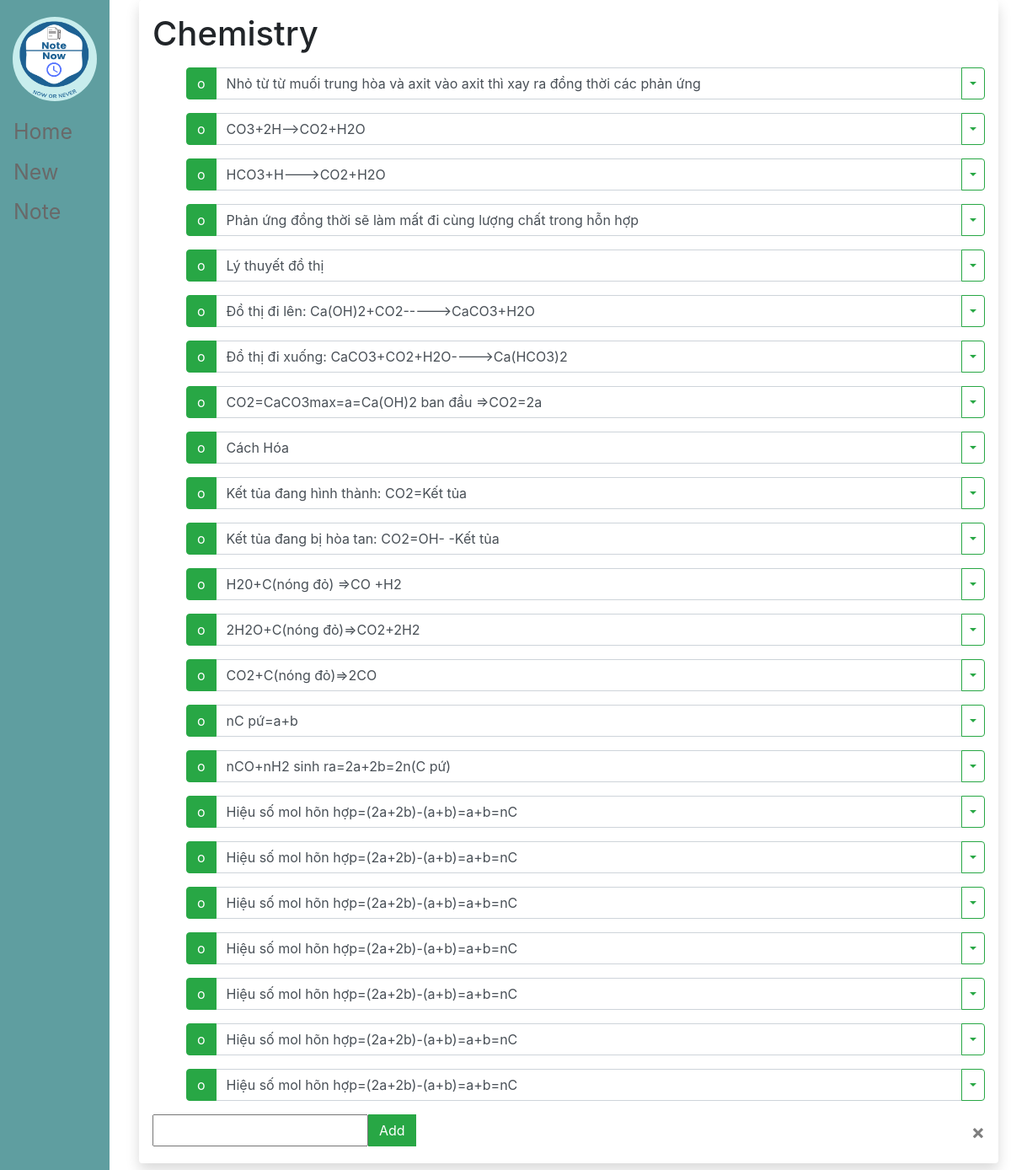
Screenshot of /9 with the database file from the repository.
### main/models.py (models this page shows, shortened)
class Note(models.Model):
    name=models.CharField(max_length=200)

class Item(models.Model):
    note=models.ForeignKey(Note,on_delete=models.CASCADE)
    text=models.CharField(max_length=300)

### main/views.py (the view, shortened to what this page needs)
# urls.py: path('<int:id>',views.index,name="index"),
def index(response,id):
    note=Note.objects.get(id=id)
    today = date.today()
    return render(response,"main/note.html",{"note":note })

### main/templates/main/note.html (shortened to what this page needs)
{% extends 'main/base.html' %}
{% block content %}
<form action="#" method="post" class="shadow p-3 mb-5 bg-gradient rounded  justify-content-between">
    <h1>{{note.name}}
    </h1>
        <ul> <p class="font-weight-light">
            {% for item in note.item_set.all %}
        <div class="input-group  mb-3 ">
            <div class="input-group-prepend">
                <button type="submit", name="update", value="update" class="btn btn-success">
                    o
                  </button>
            </div>
            <input type="text", name="o{{item.id}}", value="{{item.text}}" class="form-control">
            <div class="input-group-append">
            <button class="btn btn-light btn-outline-success dropdown-toggle dropdown-toggle-split" type="button" data-toggle="collapse" data-target="#o{{item.id}}" aria-expanded="false" aria-controls="o{{item.id}}" >
              </button>
        </div>
    </div>
            {% endfor %}</p>
        </ul>
        <div class="d-flex justify-content-between">
        <div class="input-group  mb-1 ">
        <div class="input-group-prepend">
        <input type="text", name="new">
        <button type="submit", name="newItem", value="newItem" class="btn btn-success">Add</button>
        </div>
        </div>
        <button type="submit", name="delete", value="delete" class="close" aria-label="Close">
            <span aria-hidden="true">&times;</span>
            </button>
        </div>
    </form>
{% endblock %}

### static/css/style.css (style rules this page uses)
body { font-style: normal; }

### main/templates/main/base.html (style rules this page uses)
body { font-style: normal; }

### rows the page displays
Note: name "Chemistry"
Item: text "Nhỏ từ từ muối trung hòa và axit vào axit thì xay ra đồng thời các phản ứng"
Item: text "CO3+2H-->CO2+H2O"
Item: text "HCO3+H--->CO2+H2O"
Item: text "Phản ứng đồng thời sẽ làm mất đi cùng lượng chất trong hỗn hợp"
Item: text "Lý thuyết đồ thị"
Item: text "Đồ thị đi lên: Ca(OH)2+CO2----->CaCO3+H2O"
Item: text "Đồ thị đi xuống: CaCO3+CO2+H2O---->Ca(HCO3)2"
Item: text "CO2=CaCO3max=a=Ca(OH)2 ban đầu =>CO2=2a"
Item: text "Cách Hóa"
Item: text "Kết tủa đang hình thành: CO2=Kết tủa"
Item: text "Kết tủa đang bị hòa tan: CO2=OH- -Kết tủa"
Item: text "H20+C(nóng đỏ) =>CO +H2"
Item: text "2H2O+C(nóng đỏ)=>CO2+2H2"
Item: text "CO2+C(nóng đỏ)=>2CO"
Item: text "nC pứ=a+b"
Item: text "nCO+nH2 sinh ra=2a+2b=2n(C pứ)"
Item: text "Hiệu số mol hõn hợp=(2a+2b)-(a+b)=a+b=nC"
Item: text "Hiệu số mol hõn hợp=(2a+2b)-(a+b)=a+b=nC"
Item: text "Hiệu số mol hõn hợp=(2a+2b)-(a+b)=a+b=nC"
Item: text "Hiệu số mol hõn hợp=(2a+2b)-(a+b)=a+b=nC"
Item: text "Hiệu số mol hõn hợp=(2a+2b)-(a+b)=a+b=nC"
Item: text "Hiệu số mol hõn hợp=(2a+2b)-(a+b)=a+b=nC"
Item: text "Hiệu số mol hõn hợp=(2a+2b)-(a+b)=a+b=nC"
